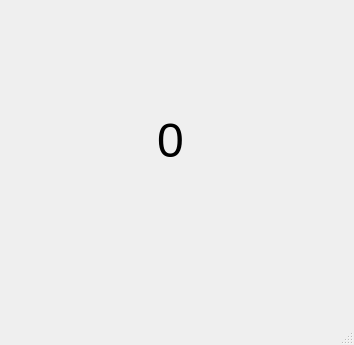
<?xml version="1.0" encoding="UTF-8"?>
<ui version="4.0">
 <class>MainWindow</class>
 <widget class="QMainWindow" name="MainWindow">
  <property name="geometry">
   <rect>
    <x>0</x>
    <y>0</y>
    <width>354</width>
    <height>345</height>
   </rect>
  </property>
  <property name="windowTitle">
   <string>MainWindow</string>
  </property>
  <widget class="QWidget" name="centralwidget">
   <widget class="QLabel" name="label">
    <property name="geometry">
     <rect>
      <x>90</x>
      <y>60</y>
      <width>161</width>
      <height>161</height>
     </rect>
    </property>
    <property name="font">
     <font>
      <pointsize>36</pointsize>
     </font>
    </property>
    <property name="layoutDirection">
     <enum>Qt::LeftToRight</enum>
    </property>
    <property name="text">
     <string>0</string>
    </property>
    <property name="alignment">
     <set>Qt::AlignCenter</set>
    </property>
   </widget>
  </widget>
  <widget class="QMenuBar" name="menubar">
   <property name="geometry">
    <rect>
     <x>0</x>
     <y>0</y>
     <width>354</width>
     <height>26</height>
    </rect>
   </property>
  </widget>
  <widget class="QStatusBar" name="statusbar"/>
 </widget>
 <resources/>
 <connections/>
</ui>
